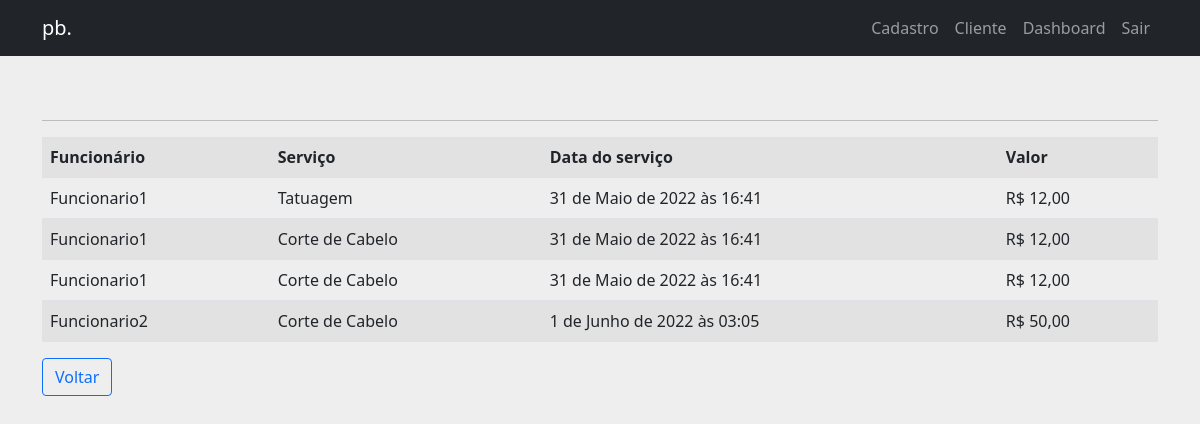
Page /clientes/historico/Cliente3/ (signed in) on the committed database.
### servico/models.py (models this page shows, shortened)
class Servico(models.Model):
    choices_services = [('1', 'Tatuagem'), ('2', 'Corte de Cabelo')]
    refferring_funcionario = models.ForeignKey(Funcionario, on_delete=models.CASCADE, verbose_name='Funcionário')
    cliente = models.ForeignKey(Cliente, on_delete=models.CASCADE)
    lista_servico = models.CharField(max_length=1, choices=choices_services, blank=False, null=False, verbose_name='Lista de serviços')
    valor_servico = models.DecimalField(default='', max_digits=7, decimal_places=2, verbose_name='Valor do serviço')
    data_servico = models.DateTimeField(null=False, verbose_name='Data do serviço')
    marcar_servico = models.BooleanField(default=True)
    modo_pagamento = models.BooleanField(default=False, verbose_name='Cartão de crédito')

### clientes/models.py (models this page shows)
class Funcionario(models.Model):
    nome_funcionario = models.CharField(max_length=70)
    cargo_funcionario = models.CharField(max_length=30)
    def __str__(self):
        return self.nome_funcionario

### servico/views.py (the view)
# urls.py: path('historico/<str:cliente>/', HistoricoCliente.as_view(), name='historico-cliente'),
class HistoricoCliente(ListView):
    model = Servico
    template_name = 'servico/historico_cliente.html'
    paginate_by = 6
    def get_queryset(self):
        historico = Servico.objects.filter(cliente__nome_cliente=self.kwargs.get('cliente')).order_by('data_servico')
        return historico

### templates/servico/historico_cliente.html (shortened to what this page needs)
{% extends 'base.html' %}
{% block content %}
{% if user.is_authenticated %}
        <div class="table-responsive">
          <div class="container">
            <table class="table table-striped">
                <hr>
                   <tr>
                        <th>Funcionário</th>
                        <th>Serviço</th>
                        <th>Data do serviço</th>
                        <th>Valor</th>
                   </tr>
                   {% for servico in object_list %}
                   <tr>
                            <td>{{ servico.refferring_funcionario }}</td>
                            <td>{{ servico.get_lista_servico_display }}</td>
                            <td>{{ servico.data_servico }}</td>
                            <td>R$ {{ servico.valor_servico }}</td>
                    {% empty %}
                         <td>Não há Histórico</td>
                    </tr>
                    {% endfor %}
            </table>
            <p><a class="btn btn-outline-primary" href="{% url 'servico:listar-clientes' %}">Voltar</a></p>
          </div>
        </div>
{% else %}
<p>Você não está logado</p>
<a href="{% url 'login' %}">Entrar</a>
{% endif %}
{% endblock %}

### static/css/body.css (style rules this page uses)
body { background: #eee; }

### rows in the picture
Servico: refferring_funcionario "Funcionario1", lista_servico "Tatuagem", data_servico "31 de Maio de 2022 às 16:41", valor_servico "12,00"
Servico: refferring_funcionario "Funcionario1", lista_servico "Corte de Cabelo", data_servico "31 de Maio de 2022 às 16:41", valor_servico "12,00"
Servico: refferring_funcionario "Funcionario1", lista_servico "Corte de Cabelo", data_servico "31 de Maio de 2022 às 16:41", valor_servico "12,00"
Servico: refferring_funcionario "Funcionario2", lista_servico "Corte de Cabelo", data_servico "1 de Junho de 2022 às 03:05", valor_servico "50,00"
